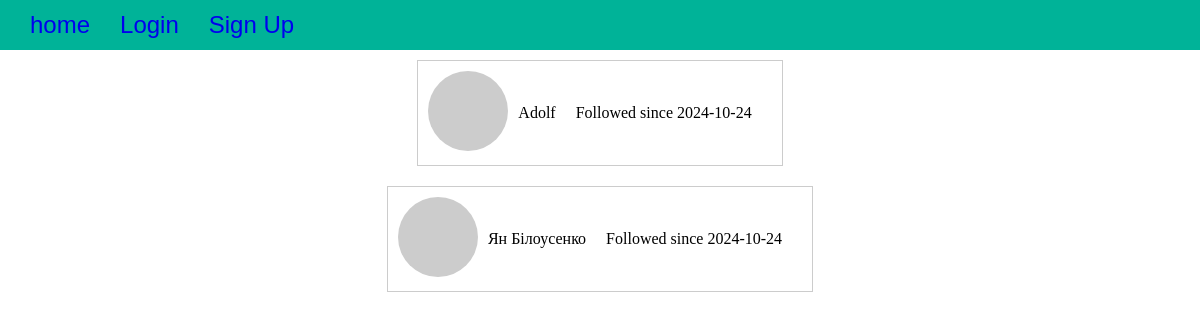
The app's page /followed/SkyWalker24 with its own data.
### main.py (models this page shows, shortened)
class User(UserMixin, db.Model):
    __tablename__ = 'users'
    id = db.Column(db.Integer, primary_key=True)
    email = db.Column(db.String(64), unique=True, index=True)
    name = db.Column(db.String(64), unique=True, nullable=False)
    location = db.Column(db.String(64))
    about_me = db.Column(db.Text)
    member_since = db.Column(db.DateTime(), default=datetime.now)
    last_seen = db.Column(db.DateTime(), default=datetime.now)
    password_hash = db.Column(db.String(128))
    confirmed = db.Column(db.Boolean, default=False)
    avatar_hash = db.Column(db.String(32))
    followed = db.relationship('Follow', foreign_keys=[Follow.follower_id], backref=db.backref('follower', lazy='joined'),
                               lazy='dynamic', cascade='all, delete-orphan')
    follower = db.relationship('Follow', foreign_keys=[Follow.followed_id], backref=db.backref('followed', lazy='joined'),
                               lazy='dynamic', cascade='all, delete-orphan')
    posts = db.relationship('Post', backref='author', lazy='dynamic')
    comments = db.relationship('Comment', backref='user', lazy='dynamic')
    role_id = db.Column(db.Integer, db.ForeignKey('roles.id'))
    @property
    def password(self):
        raise AttributeError('password is not a readable attribute')
    def gravatar_hash(self):
        return hashlib.md5(self.email.lower().encode('utf-8')).hexdigest()
    def gravatar(self, size=100, default='identicon', rating='g'):
        if request.is_secure:
            url = 'https://secure.gravatar.com/avatar'
        else:
            url = 'http://www.gravatar.com/avatar'
        hash = self.avatar_hash or self.gravatar_hash()
        return f'{url}/{hash}?s={size}&d={default}&r={rating}'

class Follow(db.Model):
    __tablename__ = 'follows'
    follower_id = db.Column(db.Integer, db.ForeignKey('users.id'), primary_key=True)
    followed_id = db.Column(db.Integer, db.ForeignKey('users.id'), primary_key=True)
    timestamp = db.Column(db.DateTime, default=datetime.now)

### main.py (the view)
@app.route('/followed/<username>')
def followed(username):
    user = User.query.filter_by(name=username).first_or_404()
    page = request.args.get('page', 1, type=int)
    pagination = user.followed.paginate(page=page, per_page=10, error_out=False)
    followed_users = [{'followed': follow.followed, 'timestamp': follow.timestamp} for follow in pagination.items]
    return render_template('followed.html', user=user, followed_users=followed_users, pagination=pagination)

### templates/followed.html (shortened to what this page needs)
{% extends 'home.html' %}
{% block followers %}
{% for follow in followed_users %}
  <div class="follower_info_cont">
    <a href="{{ url_for('.user', username=follow.followed.name) }}">
      <img src="{{ follow.followed.gravatar(size=40) }}" alt="avatar">
    </a>
      <p>{{ follow.followed.name }}</p>
      <p>Followed since {{ follow.timestamp.strftime('%Y-%m-%d') }}</p>
  </div>
{% endfor %}
{% endblock %}

### static/main.css (style rules this page uses)
body { margin: 0; margin: 0; display: flex; flex-direction: column; align-items: center; }
header, li, a { text-decoration: none; }
.follower_info_cont { border: 1px solid #ccc; padding: 10px; margin: 10px 0; display: flex; align-items: center; }
.follower_info_cont img { margin-right: 10px; border-radius: 50%; }
.follower_info_cont p { margin-right: 20px; }

### records on screen
User: followed.name "Adolf"
Follow: timestamp "2024-10-24"
User: followed.name "Ян Білоусенко"
Follow: timestamp "2024-10-24"
